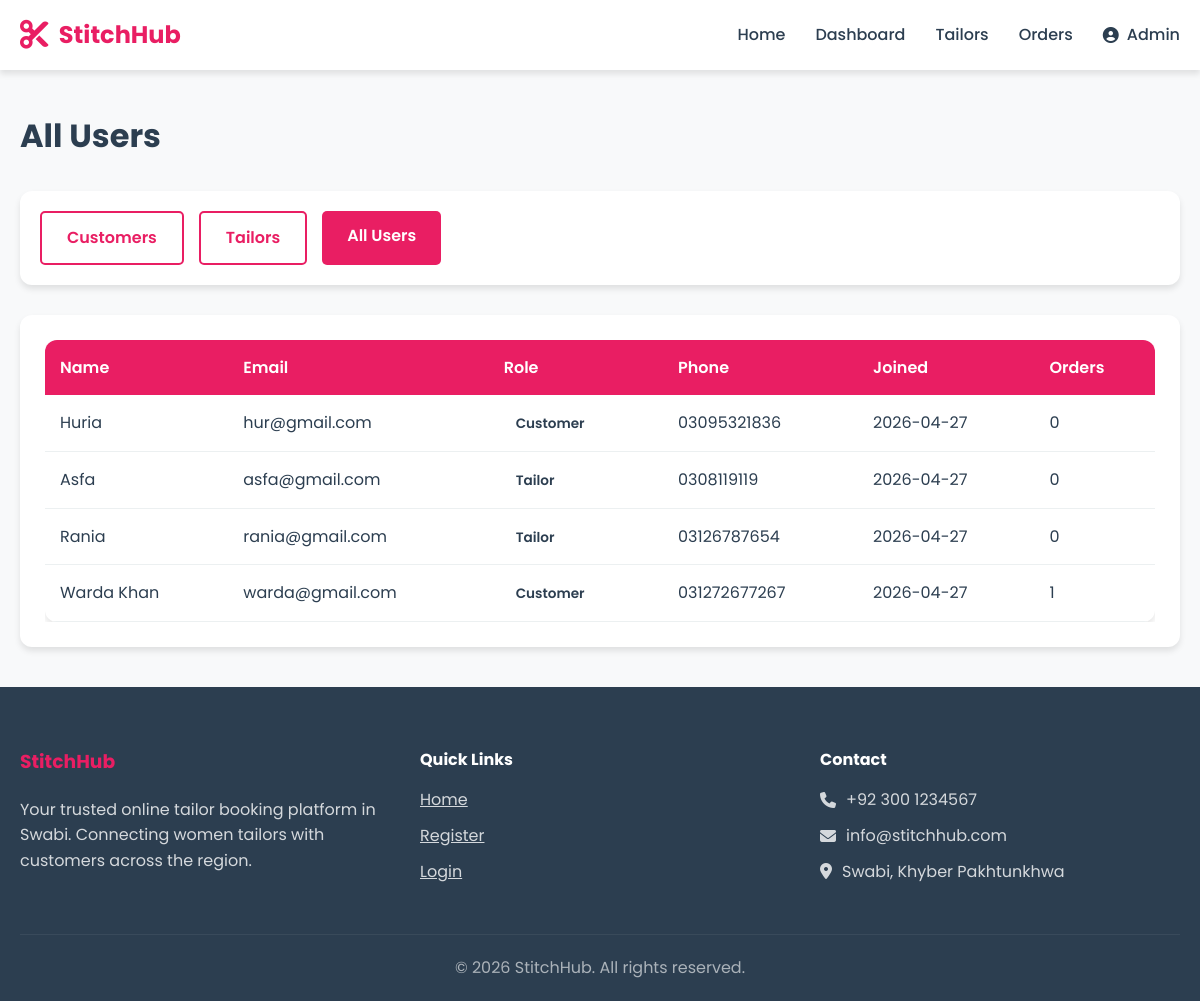
/admin/customers?role=all (signed in), run on the app's committed database.
### models.py (models this page shows, shortened)
class User(db.Model, UserMixin):
    __tablename__ = 'users'
    id = db.Column(db.Integer, primary_key=True, autoincrement=True)
    name = db.Column(db.String(100), nullable=False)
    email = db.Column(db.String(100), nullable=False, unique=True)
    password = db.Column(db.String(255), nullable=False)
    role = db.Column(db.String(20), nullable=False, default='customer')
    phone = db.Column(db.String(20))
    phone_verified = db.Column(db.Boolean, default=False)
    is_verified = db.Column(db.Boolean, default=False)
    address = db.Column(db.Text)
    bio = db.Column(db.Text)
    profile_pic = db.Column(db.String(255), default='default.png')
    is_active = db.Column(db.Boolean, default=True)
    created_at = db.Column(db.DateTime, default=datetime.utcnow)
    updated_at = db.Column(db.DateTime, default=datetime.utcnow, onupdate=datetime.utcnow)
    orders_placed = db.relationship('Order', foreign_keys='Order.customer_id', lazy='dynamic')
    orders_received = db.relationship('Order', foreign_keys='Order.tailor_id', lazy='dynamic')
    measurements = db.relationship('Measurement', lazy='dynamic')
    tailor_profile = db.relationship('TailorProfile', backref='user', uselist=False)

### app/routes/admin.py (the view)
@admin_bp.route('/customers')
@login_required
@admin_required
def customers():
    role_filter = request.args.get('role', 'customer')
    if role_filter == 'all':
        users = User.query.filter(User.role != 'admin').all()
    else:
        users = User.query.filter_by(role=role_filter).all()
    for user in users:
        user.order_count = Order.query.filter_by(customer_id=user.id).count()
    return render_template('admin/customers.html', users=users, role_filter=role_filter)

### templates/admin/customers.html (shortened to what this page needs)
{% extends "base.html" %}
{% block content %}
<div class="container">
    <div class="dashboard-header">
        <h1>All Users</h1>
    </div>
    <div class="filters mb-3">
        <div class="d-flex gap-2">
            <a href="{{ url_for('admin.customers', role='customer') }}" class="btn {% if role_filter == 'customer' %}btn-primary{% else %}btn-outline{% endif %}">Customers</a>
            <a href="{{ url_for('admin.customers', role='tailor') }}" class="btn {% if role_filter == 'tailor' %}btn-primary{% else %}btn-outline{% endif %}">Tailors</a>
            <a href="{{ url_for('admin.customers', role='all') }}" class="btn {% if role_filter == 'all' %}btn-primary{% else %}btn-outline{% endif %}">All Users</a>
        </div>
    </div>
    <div class="card">
        {% if users %}
        <div class="table-container">
            <table>
                <thead>
                    <tr>
                        <th>Name</th>
                        <th>Email</th>
                        <th>Role</th>
                        <th>Phone</th>
                        <th>Joined</th>
                        <th>Orders</th>
                    </tr>
                </thead>
                <tbody>
                    {% for user in users %}
                    <tr>
                        <td>{{ user.name }}</td>
                        <td>{{ user.email }}</td>
                        <td><span class="badge badge-{{ user.role }}">{{ user.role|title }}</span></td>
                        <td>{{ user.phone or 'N/A' }}</td>
                        <td>{{ user.created_at.strftime('%Y-%m-%d') }}</td>
                        <td>{{ user.order_count }}</td>
                    </tr>
                    {% endfor %}
                </tbody>
            </table>
        </div>
        {% else %}
        <div class="empty-state">
            <i class="fas fa-users"></i>
            <p>No users found.</p>
        </div>
        {% endif %}
    </div>
</div>
{% endblock %}

### templates/base.html (shortened to what this page needs)
<!DOCTYPE html>
<html lang="en">
<head>
    <link rel="stylesheet" href="{{ url_for('static', filename='css/style.css') }}">
    <link rel="stylesheet" href="https://cdnjs.cloudflare.com/ajax/libs/font-awesome/6.4.0/css/all.min.css">
</head>
<body>
    <nav class="navbar">
        <div class="container">
            <div class="logo">
                <i class="fas fa-scissors"></i>
                <span>StitchHub</span>
            </div>
            <ul class="nav-links">
                <li><a href="{{ url_for('index') }}">Home</a></li>
                {% if current_user.is_authenticated %}
                    {% if current_user.role == 'admin' %}
                        <li><a href="{{ url_for('admin.dashboard') }}">Dashboard</a></li>
                        <li><a href="{{ url_for('admin.tailors') }}">Tailors</a></li>
                        <li><a href="{{ url_for('admin.orders') }}">Orders</a></li>
                    {% elif current_user.role == 'tailor' %}
                        <li><a href="{{ url_for('tailor.dashboard') }}">Dashboard</a></li>
                        <li><a href="{{ url_for('tailor.designs') }}">Designs</a></li>
                        <li><a href="{{ url_for('tailor.orders') }}">Orders</a></li>
                    {% else %}
                        <li><a href="{{ url_for('customer.dashboard') }}">Dashboard</a></li>
                        <li><a href="{{ url_for('customer.tailors') }}">Find Tailors</a></li>
                        <li><a href="{{ url_for('customer.measurements') }}">Measurements</a></li>
                    {% endif %}
                    <li class="user-menu">
                        <a href="#" class="user-toggle">
                            <i class="fas fa-user-circle"></i> {{ current_user.name }}
                        </a>
                    </li>
                {% else %}
                    <li><a href="{{ url_for('auth.login') }}">Login</a></li>
                    <li><a href="{{ url_for('auth.register') }}" class="btn btn-primary">Register</a></li>
                {% endif %}
            </ul>
        </div>
    </nav>
    <main>
        {% block content %}{% endblock %}
    </main>
    <footer class="footer">
        <div class="container">
            <div class="footer-content">
                <div class="footer-section">
                    <h3>StitchHub</h3>
                    <p>Your trusted online tailor booking platform in Swabi. Connecting women tailors with customers across the region.</p>
                </div>
                <div class="footer-section">
                    <h4>Quick Links</h4>
                    <ul>
                        <li><a href="{{ url_for('index') }}">Home</a></li>
                        <li><a href="{{ url_for('auth.register') }}">Register</a></li>
                        <li><a href="{{ url_for('auth.login') }}">Login</a></li>
                    </ul>
                </div>
                <div class="footer-section">
                    <h4>Contact</h4>
                    <p><i class="fas fa-phone"></i> +92 300 1234567</p>
                    <p><i class="fas fa-envelope"></i> info@stitchhub.com</p>
                    <p><i class="fas fa-map-marker-alt"></i> Swabi, Khyber Pakhtunkhwa</p>
                </div>
            </div>
            <div class="footer-bottom">
                <p>&copy; 2026 StitchHub. All rights reserved.</p>
            </div>
        </div>
    </footer>
</body>
</html>

### static/css/style.css (style rules this page uses)
:root { --primary-color: #e91e63; --primary-dark: #c2185b; --primary-light: #fce4ec; --secondary-color: #2c3e50; --accent-color: #ff6b6b; --success-color: #27ae60; --warning-color: #f39c12; --danger-color: #e74c3c; --info-color: #3498db; --light-color: #ecf0f1; --dark-color: #2c3e50; --gray-color: #95a5a6; --white: #ffffff; --shadow: 0 4px 6px rgba(0, 0, 0, 0.1); --shadow-lg: 0 10px 25px rgba(0, 0, 0, 0.15); --transition: all 0.3s ease; }
* { margin: 0; padding: 0; box-sizing: border-box; }
body { font-family: 'Poppins', sans-serif; background-color: #f8f9fa; color: var(--secondary-color); line-height: 1.6; min-height: 100vh; display: flex; flex-direction: column; }
.container { max-width: 1200px; margin: 0 auto; padding: 0 20px; }
.navbar { background: var(--white); box-shadow: var(--shadow); position: sticky; top: 0; z-index: 1000; }
.navbar .container { display: flex; justify-content: space-between; align-items: center; height: 70px; }
.logo { display: flex; align-items: center; gap: 10px; font-size: 1.5rem; font-weight: 700; color: var(--primary-color); }
.logo i { font-size: 1.8rem; }
.nav-links { display: flex; list-style: none; align-items: center; gap: 30px; }
.nav-links a { text-decoration: none; color: var(--secondary-color); font-weight: 500; transition: var(--transition); }
.btn { padding: 12px 25px; border: none; border-radius: 5px; cursor: pointer; font-weight: 600; text-decoration: none; display: inline-block; transition: var(--transition); }
.btn-primary { background: var(--primary-color); color: var(--white); }
.btn-outline { border: 2px solid var(--primary-color); color: var(--primary-color); background: transparent; }
.user-menu { position: relative; }
.user-toggle { display: flex; align-items: center; gap: 8px; cursor: pointer; }
main { flex: 1; padding: 40px 0; }
.card { background: var(--white); border-radius: 12px; box-shadow: var(--shadow); padding: 25px; transition: var(--transition); }
.dashboard-header { margin-bottom: 30px; }
.dashboard-header h1 { color: var(--secondary-color); margin-bottom: 10px; }
.table-container { overflow-x: auto; }
table { width: 100%; border-collapse: collapse; background: var(--white); border-radius: 12px; overflow: hidden; box-shadow: var(--shadow); }
thead { background: var(--primary-color); color: var(--white); }
th, td { padding: 15px; text-align: left; }
th { font-weight: 600; }
tbody tr { border-bottom: 1px solid var(--light-color); transition: var(--transition); }
.badge { padding: 5px 12px; border-radius: 20px; font-size: 0.85rem; font-weight: 600; }
.filters { background: var(--white); padding: 20px; border-radius: 12px; margin-bottom: 30px; box-shadow: var(--shadow); }
.footer { background: var(--secondary-color); color: var(--white); padding: 60px 0 20px; margin-top: auto; }
.footer-content { display: grid; grid-template-columns: repeat(auto-fit, minmax(250px, 1fr)); gap: 40px; margin-bottom: 40px; }
.footer-section h3 { color: var(--primary-color); margin-bottom: 20px; }
.footer-section h4 { margin-bottom: 15px; }
.footer-section ul { list-style: none; }
.footer-section ul li { margin-bottom: 10px; }
.footer-section a { color: var(--white); opacity: 0.8; transition: var(--transition); }
.footer-section p { display: flex; align-items: center; gap: 10px; margin-bottom: 10px; opacity: 0.8; }
.footer-bottom { text-align: center; padding-top: 20px; border-top: 1px solid rgba(255, 255, 255, 0.1); opacity: 0.6; }
.mb-3 { margin-bottom: 30px; }
.d-flex { display: flex; }
.gap-2 { gap: 15px; }

### data on the page
User: name "Admin"
User: name "Huria", email "hur@gmail.com", role "Customer", phone "03095321836", created_at "2026-04-27", order_count "0"
User: name "Asfa", email "asfa@gmail.com", role "Tailor", phone "0308119119", created_at "2026-04-27", order_count "0"
User: name "Rania", email "rania@gmail.com", role "Tailor", phone "03126787654", created_at "2026-04-27", order_count "0"
User: name "Warda Khan", email "warda@gmail.com", role "Customer", phone "031272677267", created_at "2026-04-27", order_count "1"
